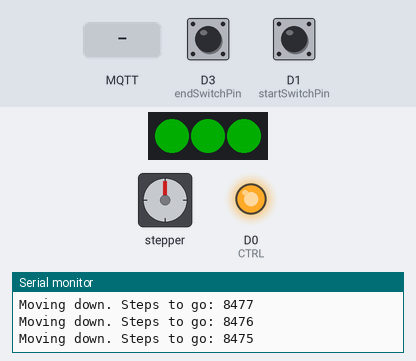
Bench run of a sketch on a simulated ESP8266 (Wemos D1 mini). Parts: stepper motor, 3 RGB LEDs in strip order, left to right, output pins drawn as LEDs (lit = HIGH), the last lines printed to the serial monitor. Wiring (inferred from the names in the program): stepper motor driver (200 steps per turn assumed): step D6; direction D7; enable D5. The inputs (shaded band) are chosen by the test bench; at power-on: D1 (startSwitchPin) HIGH, D3 (endSwitchPin) HIGH. Dim RGB values are drawn brighter than linear; WiFi joins after 1.5 s; servers stay silent unless stated; no MQTT or app messages arrive unless stated; pins used as bus, display or sensor lines are not drawn.

Above: at 3.3 s.
3.4 s: D1 (startSwitchPin) pulled LOW for 0.15 s
At 4.1 s:
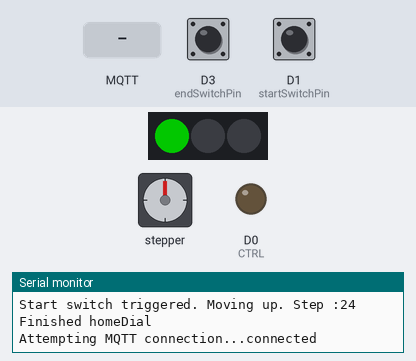
6.5 s: MQTT message "90" arrives on the first subscribed topic
At 6.8 s:
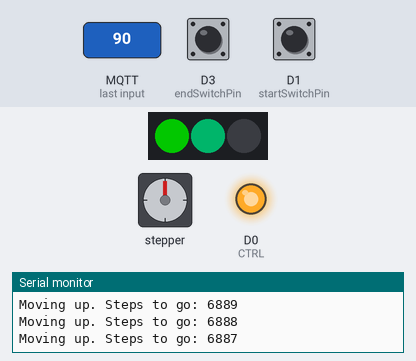
8.0 s: D3 (endSwitchPin) pulled LOW for 1 s
At 9.7 s:
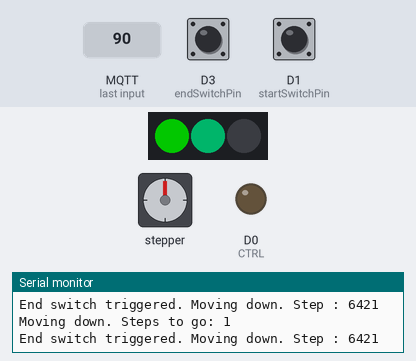
12.0 s: MQTT message "200" arrives on the first subscribed topic
At 13.2 s:
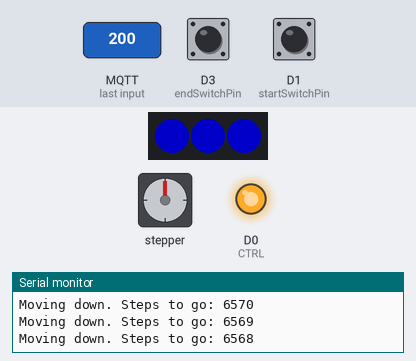
13.5 s: D1 (startSwitchPin) pulled LOW for 1 s
At 15.2 s:
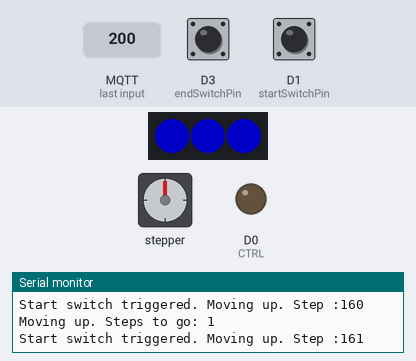
16.0 s: MQTT message "90" arrives on the first subscribed topic
At 16.5 s:
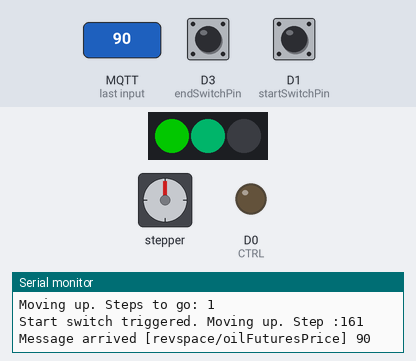
Timing chart, 0 to 19.0 s (numbered marks = the images above; inputs shaded):
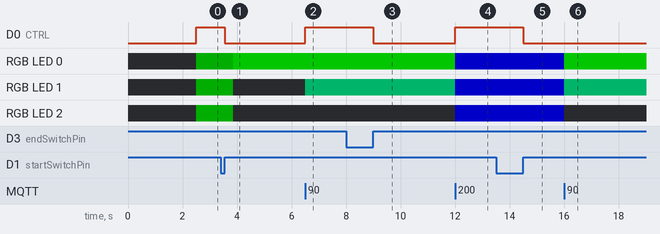

Measured:
- after the input at 3.4 s, D0 (CTRL): HIGH → LOW after 0.15 s; RGB LED 0: RGB(0, 50, 0) → RGB(1, 99, 0) after 0.45 s; RGB LED 1, RGB LED 2: RGB(0, 50, 0) → off after 0.45 s
- after the input at 6.5 s, D0 (CTRL): LOW → HIGH at once; RGB LED 1: off → RGB(0, 63, 37) at once
- after the input at 8.0 s, D0 (CTRL): HIGH → LOW after 1.0 s
- after the input at 12.0 s, D0 (CTRL): LOW → HIGH at once; RGB LED 0: RGB(1, 99, 0) → RGB(0, 0, 100) at once; RGB LED 1: RGB(0, 63, 37) → RGB(0, 0, 100) at once; RGB LED 2: off → RGB(0, 0, 100) at once
- after the input at 13.5 s, D0 (CTRL): HIGH → LOW after 1.0 s
- after the input at 16.0 s, RGB LED 0: RGB(0, 0, 100) → RGB(1, 99, 0) at once; RGB LED 1: RGB(0, 0, 100) → RGB(0, 63, 37) at once; RGB LED 2: RGB(0, 0, 100) → off at once

The sketch:

OilPriceClock.ino
```cpp
//// We have a Wemost D1 mini R1, not R2
// When we boot, the pin status has to be as follows :
//                   gpio  0   2   15
// Flash Startup (Normal)  1   1   0

//On the R1, the pins are mapped as follows :
// GPIO 0 - D8 - HIGH
// GPIO 2 - D9 - HIGH
// GPIO 15 - D10 - LOW
// On your devices, check the pin mapping, and eitehr do not use them, or make sure you have
// appropriate pullups/pulldowns

//LED setup
#include "FastLED.h"
FASTLED_USING_NAMESPACE
#if defined(FASTLED_VERSION) && (FASTLED_VERSION < 3001000)
#warning "Requires FastLED 3.1 or later; check github for latest code."
#endif

#define DATA_PIN  D4
#define CLK_PIN   D2
#define LED_TYPE    APA102 //sk9822 - clone of apa102, almost completely compatible, but better
#define COLOR_ORDER RGB
#define NUM_LEDS    3

CRGB leds[NUM_LEDS];
#define BRIGHTNESS         100
#define FRAMES_PER_SECOND  120
CRGBPalette16 palette = RainbowColors_p;


//Start/End stop switches
//Swithes are NO, meaning the the default state of the pins is HIGH, 1
//when pressed, they connect to ground, and state is LOW, 0
#define startSwitchPin D1
#define endSwitchPin  D3

//Motor control
#define ENA  D5
#define DIR  D7
#define PUL  D6
//We are using a worm-geared stepper motor, geared down 1:49,
int stepCountPerRevolution = 8764; //there are 8764 steps between start and end switches.

// Price variables
// We will get data from the CME group website
// https://www.cmegroup.com/CmeWS/mvc/Quotes/FutureContracts/XNYM/G?quoteCodes=CLX8
// CLX8 is oil futures

double price = 0.0;       // the variable that will store the oil price
double lastPrice = 0.0;    // the previous price
int changes = 0;          // variable that will hold the number of times we changes values. Will be used to rehome the dial every now and then
int val = 0;              //the value to be displayed is set to 0
int lastVal = 0;          // we store the last value we set, so that we know how much to move

//We are using a BTS 432 E2 to turn the motor controller on / of
#define CTRL D0           //Pin controlling the motor driver

//Including the wifi libraries and setting the network related stuff
#include <ESP8266WiFi.h>
#include <WiFiManager.h>
#include <PubSubClient.h>
#define MQTT_HOST   "revspace.nl"
#define MQTT_PORT   1883
#define MQTT_TOPIC  "revspace/oilFuturesPrice"

WiFiManager wifiManager;
WiFiClient wifiClient;
PubSubClient mqttClient(wifiClient);

/////////////////////////////////// SETUP //////////////////////////////
void setup() {
  // 1 second delay for recovery
  delay(1000);

  // initialize the serial port:
  Serial.begin(115200);


  //Wifi setup
  wifiManager.setDebugOutput(true);
  wifiManager.autoConnect ("AutoConnectAP");
  Serial.print ("Mac adress :");
  Serial.println(WiFi.macAddress());
  WiFi.printDiag(Serial);

  mqttClient.setServer(MQTT_HOST, MQTT_PORT);
  mqttClient.setCallback(callback);


  //initialize the buttons pins
  // the switches are wired to be normally closed to Ground
  pinMode(startSwitchPin, INPUT_PULLUP);
  pinMode(endSwitchPin, INPUT_PULLUP);

  // LED Setup
  // tell FastLED about the LED strip configuration
  FastLED.addLeds < LED_TYPE, DATA_PIN, CLK_PIN, COLOR_ORDER > (leds,
                NUM_LEDS).setCorrection
    (TypicalLEDStrip);
  // set master brightness control
  FastLED.setBrightness (BRIGHTNESS);


 for (int i = 0; i < NUM_LEDS; i++)
     {
       leds[i] = CRGB::Green;
      }
    FastLED.show ();

  // initialize motor pins
  pinMode (PUL, OUTPUT);
  pinMode (DIR, OUTPUT);
  pinMode (ENA, OUTPUT);

  pinMode (CTRL, OUTPUT);
  //start the motor, turn CCW, untill we hit the startSwitch, then turn off motor.
  //now we have te motor in the "0" position
  homeDial();
  Serial.println("Finished homeDial");

}


/////////////////////////////////// LOOP //////////////////////////////
void loop() {
if (!mqttClient.connected()) {
  reconnect();
  }

 mqttClient.loop();

  //  checkForManualHoming(); - ideas to force rehoming by pressing both swithces at once
  // every 100 price changes we rehome the motor. this could also be done with NTP
  // and schedueled at a specific time


  // get price from mqtt
  //price variable is set in the callback() function.
  // save the previous price


/*
  // This is used for testing
  //read value input from serial
  double temp = readVarFromSerial();

  if (temp > 0.0001 ) { // default read is 0, so we need to check for 0, so that we do nnot flip flop
  price = temp;
  Serial.print("Read temp = ");
  Serial.println(temp);
  }
*/


  //number of stepps we have to make:
  // we need to scale the price to the number of steps in circle.
  // we will do 0-50$, so that we can do 50,100,150 for price, and use the leds to show which
  int delta = priceToPosition(price) - priceToPosition(lastPrice);

  // change the lamps, in case we dont need to more (eg 20->70$)
  priceToLeds(price);


  //Is there a price difference from the last time we got a value?
  if ( delta != 0 ){


    //rehome every X price changes
    if (changes > 10) {
    homeDial();
    up(priceToPosition(lastPrice)); //set the position back to lastPrice, so that we can use the delta
    changes = 0;
    }

  changes++; // increment the counter of the number of price changes

  Serial.print("Old price = ");
  Serial.println(lastPrice);
  Serial.print("Recieved new price = ");
  Serial.println(price);

  Serial.print("delta from recieved value= ");
  Serial.println(delta);

  // change the LEDs
  priceToLeds(price);

  startMotor();

  //while the delta between the previous state and new state is not 0
  // if are moving up to new val
  if(delta > 0){
    Serial.print("Going up. Delta = ");
    Serial.println(delta);
    up(delta);
  }
  else {
    Serial.print("Going down. Delta = ");
    Serial.println(delta);
    down(abs(delta));
   }
   delta = 0;        //reset delta
   lastPrice = price; //store the prica as last price, so we can detect a change


  stopMotor(); // we are done moving, wait for the next value
  } // end delta != 0
} //end loop

void priceToLeds(double price){
   clearLeds();

  if (price <= 50.0 ) {
    leds[0] = ColorFromPalette (palette, 95);
  }

  if (price > 50.0 && price <= 100.0 ) {
    leds[0] = ColorFromPalette (palette, 95);
    leds[1] = ColorFromPalette (palette, 130);
  }

  if (price > 100.0 && price <= 150.0 ) {
    leds[0] = ColorFromPalette (palette, 95);
    leds[1] = ColorFromPalette (palette, 130);
    leds[2] = ColorFromPalette (palette, 160);

    }

    if (price > 150.0 ) {
    leds[0] = ColorFromPalette (palette, 160);
    leds[1] = ColorFromPalette (palette, 160);
    leds[2] = ColorFromPalette (palette, 160);
    }

   FastLED.show();
}

int priceToPosition(double price){
  double absPrice;

  //price between 0 - 50$
  if (price < 50.0 ) {
    absPrice = price;
  }
  if (price > 50.0 && price < 100.0 ) {
    absPrice = price - 50;
  }
  if (price > 100.0 && price < 150.0 ) {
    absPrice = price - 100;
  }

  return (int) absPrice * (stepCountPerRevolution / 50);
}

boolean up(int steps){
    digitalWrite(DIR,LOW); //set directiop clockwise ( up in value)
    digitalWrite(ENA,HIGH); //unlock motor

  while (steps > 0) {
    if(digitalRead(endSwitchPin) == 1){ //make sure we do not move past the end stop
      digitalWrite(PUL,HIGH);
      delayMicroseconds(25);
      digitalWrite(PUL,LOW);
      delayMicroseconds(25);
      Serial.print("Moving up. Steps to go: ");
      Serial.println(steps);
      steps--;
      yield();
      }
   else {
    int i = 0;
      while(digitalRead(endSwitchPin) == 0){
        down(1);
        i++;
        Serial.print("End switch triggered. Moving down. Step : ");
        Serial.println(steps);
        } // we moved back sufficiently
      return false; // We tripped the end switch and are exiting.
    }
  }
  return true;
}


//Function moving the dial down. Exits true if the end stop was not reached. false when endstop was triggered
boolean down(int steps){
    digitalWrite(DIR,HIGH); //set directiop counter-clockwise ( down in value)
    digitalWrite(ENA,HIGH); //unlock motor

  while (steps > 0) {
    if(digitalRead(startSwitchPin) == 1){ //going down, make sure we dont go past the start
      digitalWrite(PUL,HIGH);
      delayMicroseconds(25);
      digitalWrite(PUL,LOW);
      delayMicroseconds(25);
      Serial.print("Moving down. Steps to go: ");
      Serial.println(steps);
      steps--;
      yield();
      }
    else {
    // we hit the start stop, we went too far down
        int i = 0;
        while (digitalRead(startSwitchPin) == 0){
          up(1);
          i++;
          Serial.print("Start switch triggered. Moving up. Step :");
          Serial.println(i);
          yield();
          } // we moved back sufficiently
          return false; // We tripped start switch and are exiting.
        }
  }
  return true;
}

void stopMotor(){
  // These are commands sent to ENA, but then the motor keeps on zooming and using power.
  //digitalWrite(ENA,LOW); //lock motor
  //digitalWrite(ENA,HIGH); //unlock  motor
  digitalWrite(CTRL,LOW); // disable the controller the controller
  //Serial.println("Controller Disabled !");
}

void startMotor(){
  digitalWrite(CTRL,HIGH); // disable the controller the controller
  //Serial.println("Controller Enabled!");

}

void homeDial(){
  startMotor();
  Serial.println("Start dial homing");

  while(down(stepCountPerRevolution)){
      Serial.println("Finished dial homing");
    };
  stopMotor();
}

void calibrate(){
  startMotor();
  Serial.println("Performing calibration");
  while(digitalRead(startSwitchPin) == 1){ // go CCW untill we hit the switch
      down(1);
      Serial.println("Going down...");
        yield();
  }
  while(digitalRead(startSwitchPin) == 0){ // move slowly forward untill the switch is off again
      up(10);
      delay(50);
      Serial.println("We hit the switch, backing up untill depressed");
  yield();
  }


  //lets start counting steps
  int count = 0;
  while(digitalRead(endSwitchPin) == 1){
    up(1);
    count++ ;
    Serial.print("Step count = ");
    Serial.println(count);
    yield();
  }
  while(digitalRead(endSwitchPin) == 0){
    down(1);
    count-- ;
    Serial.print("Decreasing step count = ");
    Serial.println(count);
    yield();
  }

    Serial.print("Final step count from stard to end = ");
    Serial.println(count);

}

double readVarFromSerial(){
  if (Serial.available()) {
    double x = (double) Serial.parseFloat();
    Serial.print(x);
    return x;
  }
}

//Set all leds to black
void clearLeds (){
for (int i = 0; i < NUM_LEDS; i++)
     {
       leds[i] = CRGB::Black;
      }
    FastLED.show ();

}


// A loop to run a calibration
void _loop() {
  calibrate();

  while(1){
    yield();
  }

}


void checkForManualHoming(){
if ( (digitalRead(endSwitchPin) == 1) && (digitalRead(startSwitchPin) == 1)){
  homeDial();
  }
}


void callback(char* topic, byte* payload, unsigned int length) {
  Serial.print("Message arrived [");
  Serial.print(topic);
  Serial.print("] ");
  for (int i=0;i<length;i++) {
    Serial.print((char)payload[i]);
  }
  Serial.println();
  //Here we cast the
  price = atof(reinterpret_cast<const char*>(payload));

}

void reconnect() {
  // Loop until we're reconnected
  while (!mqttClient.connected()) {
    Serial.print("Attempting MQTT connection...");
    // Attempt to connect
    if (mqttClient.connect("OilPriceClock")) {
      Serial.println("connected");
      // ... and resubscribe
      mqttClient.subscribe(MQTT_TOPIC);
    } else {
      Serial.print("failed, rc=");
      Serial.print(mqttClient.state());
      Serial.println(" try again in 5 seconds");
      // Wait 5 seconds before retrying
      delay(5000);
    }
  }
}
```
